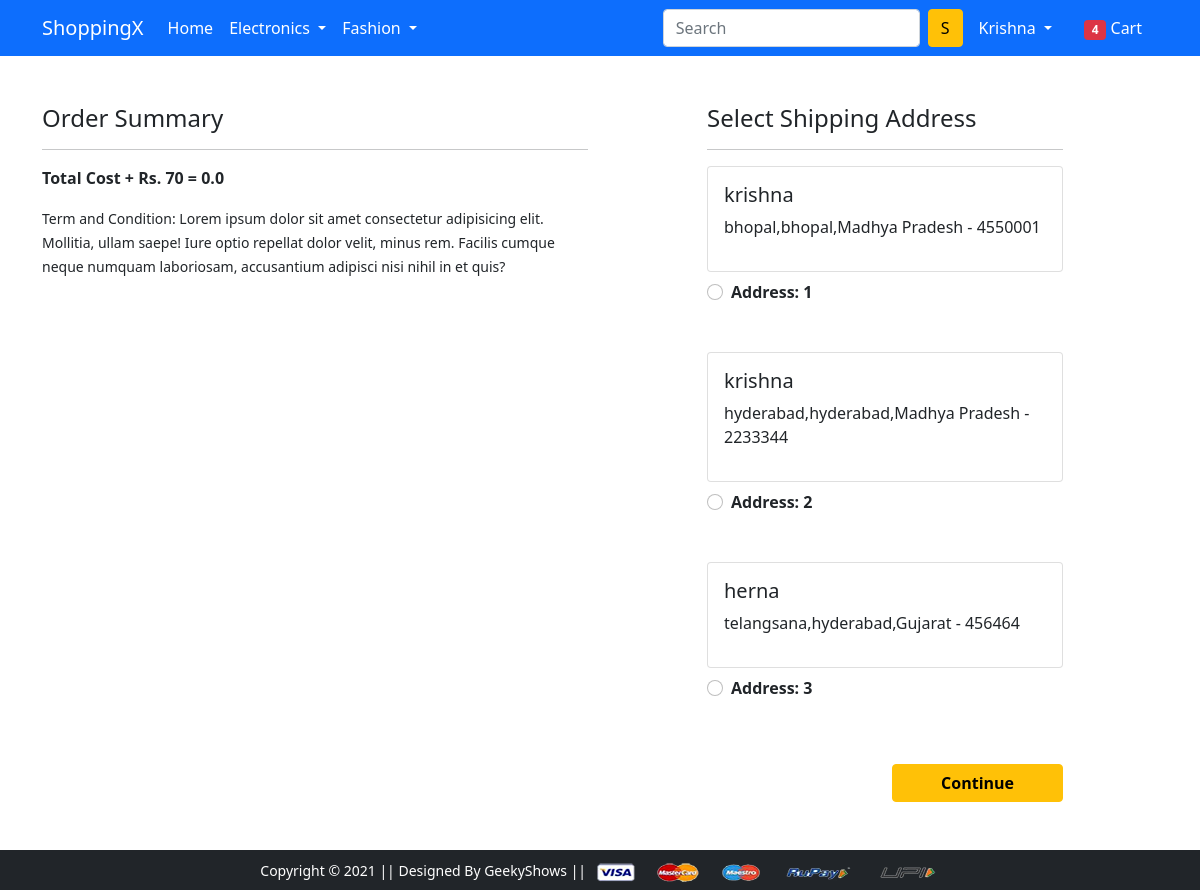
Screenshot of /checkout/ (signed in) with the database file from the repository.
### app/models.py (models this page shows, shortened)
class Customer(models.Model):
    user = models.ForeignKey(User,on_delete=models.CASCADE)
    name = models.CharField(max_length=200)
    locality = models.CharField(max_length=200)
    city = models.CharField(max_length=50)
    zipcode = models.IntegerField()
    state = models.CharField(choices=STATE_CHOICES,max_length=50)

### app/views.py (the view)
# urls.py: path('checkout/',views.checkout,name= 'checkout'),
@login_required
def checkout(request):
    user = request.user
    add = Customer.objects.filter(user=user)#address
    cart_item= Cart.objects.filter(user=user)#cart product detail
    amount  = 0.0
    shipping_amount = 70.0
    totalamount = 0.0
    cart_product = [p for p in Cart.objects.all() if p.user == request.user]
    if cart_product:
        for p in cart_product:
             tempamount = (p.quantity*p.product.discounted_price)
             amount += amount+shipping_amount
    return render(request,'app/checkout.html',{'add':add,'totalamount':totalamount,'cart_item':cart_item})

### app/templates/app/checkout.html (shortened to what this page needs)
{% extends 'app/base.html' %}
{% load static %}
{% block main-content %}
<div class="container">
 <div class="row mt-5">
  <div class="col-sm-6">
    <h4>Order Summary</h4>
    <hr>
      <p class = "fw-bold">Total Cost + Rs. 70 = {{totalamount }}</p>
    <small>Term and Condition: Lorem ipsum dolor sit amet consectetur adipisicing elit. Mollitia, ullam saepe! Iure optio repellat dolor velit, minus rem. Facilis cumque neque numquam laboriosam, accusantium adipisci nisi nihil in et quis?</small>
  </div>
  <div class="col-sm-4 offset-sm-1">
    <h4>Select Shipping Address</h4>
    <hr>
    <form action="/paymentdone">
      {% for ad in add %}
      <div class="card">
        <div class="card-body">
        <h5>{{ad.name}}</h5>
        <p>{{ad.locality}},{{ad.city}},{{ad.state}} - {{ad.zipcode}}</p>
        </div>
      </div>
        <div class="form-check mt-2 mb-5">
          <input class="form-check-input" type="radio" name="custid" id="custadd{{forloop.counter}}" value="{{ad.id}}">
          <label class="form-check-label fw-bold" for="">
            Address: {{forloop.counter}} </label>
        </div>
        {% endfor %}
        <div class="text-end">
          <button type="submit" class="btn btn-warning mt-3 px-5 fw-bold">Continue</button>
        </div>
      </form>
    </div>
  </div>
</div>
{% endblock main-content %}

### app/templates/app/base.html (shortened to what this page needs)
<!doctype html>
{% load static %}
<html lang="en">
  <head>
    <link href="https://cdn.jsdelivr.net/npm/bootstrap@5.0.0-beta1/dist/css/bootstrap.min.css" rel="stylesheet">
    <link rel="stylesheet" href="{% static 'app/css/owl.carousel.min.css' %}">
    <link rel="stylesheet" href="{% static 'app/css/all.min.css' %}">
    <link rel="stylesheet" href="{% static 'app/css/style.css' %}">
  </head>
  <body>
    <nav class="navbar navbar-expand-lg navbar-dark bg-primary">
     <div class="container">
       <a class="navbar-brand" href="/">ShoppingX</a>
       <div class="collapse navbar-collapse" id="navbarSupportedContent">
         <ul class="navbar-nav me-auto mb-2 mb-lg-0">
           <li class="nav-item">
             <a class="nav-link active" aria-current="page" href="/">Home</a>
           </li>
           <li class="nav-item dropdown">
             <a class="nav-link dropdown-toggle text-white" href="#" id="electronicsDropdown" role="button" data-bs-toggle="dropdown" aria-expanded="false">
               Electronics
             </a>
           </li>
           <li class="nav-item dropdown">
             <a class="nav-link dropdown-toggle text-white" href="#" id="fashionDropdown" role="button" data-bs-toggle="dropdown" aria-expanded="false">
               Fashion
             </a>
           </li>
         </ul>
         <form class="d-flex">
           <input class="form-control me-2" type="search" placeholder="Search" aria-label="Search">
           <button class="btn btn-warning" type="submit">S</button>
         </form>
         <div>
          <ul class="navbar-nav me-auto mb-2 mb-lg-0">
            {% if request.user.is_authenticated %}
           <li class="nav-item dropdown mx-2">
              <a class="nav-link dropdown-toggle text-white" href="#" id="profileDropdown" role="button" data-bs-toggle="dropdown" aria-expanded="false">
              {{request.user.username|capfirst}}
              </a>
            </li>
            <li class="nav-item mx-2">
             <a href="{% url 'showcart' %}" class="nav-link text-white"><span class="badge bg-danger">4</span> Cart </a>
             {% endif %}
            </li>
          </ul>
         </div>
       </div>
     </div>
    </nav>
    {% block main-content %} {% endblock main-content %}
    <footer class="container-fluid bg-dark text-center p-2 mt-5">
        <small class="text-white">Copyright &copy; 2021 || Designed By GeekyShows || </small>
        <img src="{% static 'app/images/payment.png' %}" alt="" srcset="" class="img-fluid" height="2px">
    </footer>
  </body>
</html>

### rows the page displays
Customer: name "krishna", locality "bhopal", city "bhopal", state "Madhya Pradesh", zipcode "4550001"
Customer: name "krishna", locality "hyderabad", city "hyderabad", state "Madhya Pradesh", zipcode "2233344"
Customer: name "herna", locality "telangsana", city "hyderabad", state "Gujarat", zipcode "456464"

### other values shown
{{ request.user.username|capfirst }} "Krishna"
{{ totalamount }} "0.0"
